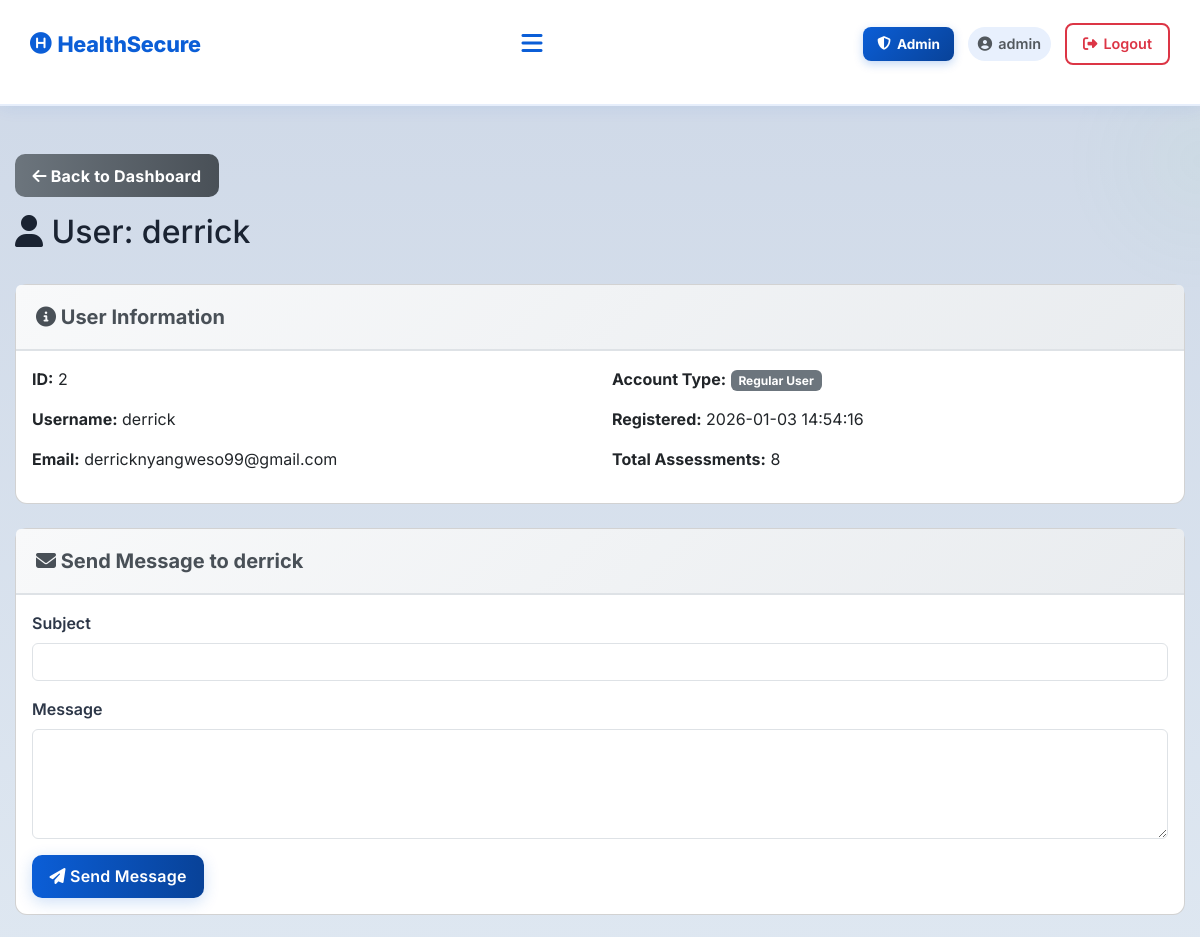
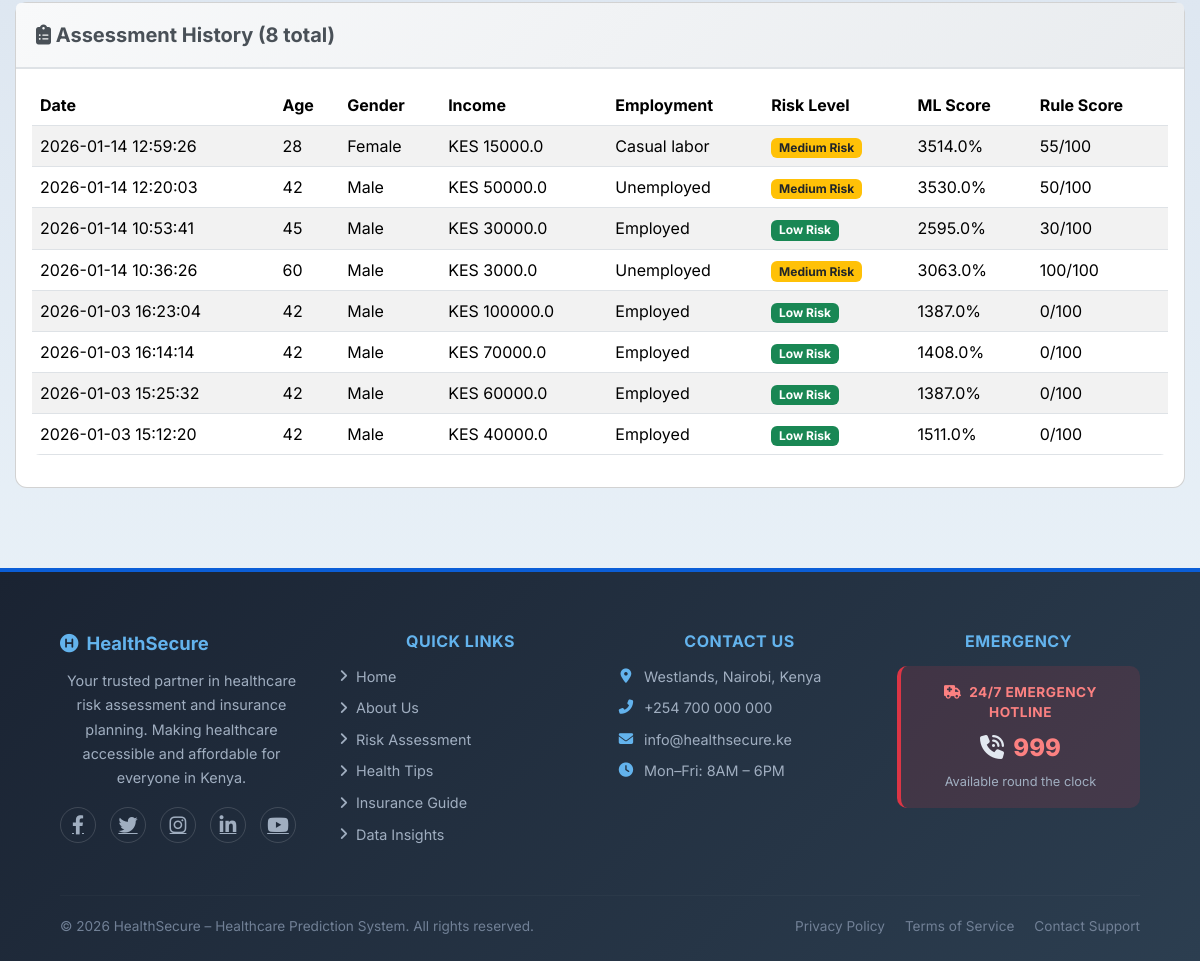
/admin/user/2 (signed in), run on the app's committed database (2 pictures, top to bottom).
### tables this page shows
CREATE TABLE users (
            id INTEGER PRIMARY KEY AUTOINCREMENT,
            username TEXT UNIQUE NOT NULL,
            email TEXT UNIQUE NOT NULL,
            password TEXT NOT NULL,
            created_at TIMESTAMP DEFAULT CURRENT_TIMESTAMP
        , is_admin INTEGER DEFAULT 0);

CREATE TABLE assessments (
            id INTEGER PRIMARY KEY AUTOINCREMENT,
            user_id INTEGER NOT NULL,
            age INTEGER,
            gender TEXT,
            marital_status TEXT,
            employment_status TEXT,
            income REAL,
            children INTEGER,
            education_level TEXT,
            residence_type TEXT,
            chronic_illness TEXT,
            family_size INTEGER,
            healthcare_knowledge TEXT,
            hospital_visit_gap REAL,
            routine_checkups INTEGER,
            cancer_screening INTEGER,
            dental_checkup INTEGER,
            mental_health_support INTEGER,
            risk_level TEXT,
            probability REAL,
            created_at TIMESTAMP DEFAULT CURRENT_TIMESTAMP, rule_based_score INTEGER DEFAULT 0, rule_based_category TEXT DEFAULT "Unknown",
            FOREIGN KEY (user_id) REFERENCES users (id)
        );

### app.py (the view)
@app.route('/admin/user/<int:user_id>')
@admin_required
def admin_view_user(user_id):
    conn = get_db_connection()
    user = conn.execute('SELECT * FROM users WHERE id = ?', (user_id,)).fetchone()
    if not user:
        flash('User not found!', 'danger')
        return redirect(url_for('admin_dashboard'))
    assessments = conn.execute('''
        SELECT * FROM assessments
        WHERE user_id = ?
        ORDER BY created_at DESC
    ''', (user_id,)).fetchall()
    conn.close()
    return render_template('admin_user_view.html',
                          username=session.get('username'),
                          user=user,
                          assessments=assessments)

### app.py (called while the page is built)
def get_db_connection():
    conn = sqlite3.connect(DATABASE)
    conn.row_factory = sqlite3.Row
    return conn

def is_admin():
    return bool(session.get('logged_in')) and session.get('is_admin', 0) == 1

def admin_required(f):
    from functools import wraps
    @wraps(f)
    def decorated_function(*args, **kwargs):
        if not session.get('logged_in'):
            flash('Please log in to access this page.', 'warning')
            return redirect(url_for('login'))
        if not is_admin():
            flash('Access denied. Admin privileges required.', 'danger')
            return redirect(url_for('index'))
        return f(*args, **kwargs)
    return decorated_function

### templates/admin_user_view.html (shortened to what this page needs)
{% extends 'base.html' %}
{% block extra_css %}
<link rel="stylesheet" href="{{ url_for('static', filename='css/admin.css') }}">
{% endblock %}
{% block content %}
<div class="container mt-5">
    <div class="row mb-4">
        <div class="col-12">
            <a href="{{ url_for('admin_dashboard') }}" class="btn btn-secondary mb-3">
                <i class="fas fa-arrow-left"></i> Back to Dashboard
            </a>
            <h2><i class="fas fa-user"></i> User: {{ user.username }}</h2>
        </div>
    </div>
    <div class="card mb-4">
        <div class="card-header">
            <h5><i class="fas fa-info-circle"></i> User Information</h5>
        </div>
        <div class="card-body">
            <div class="row">
                <div class="col-md-6">
                    <p><strong>ID:</strong> {{ user.id }}</p>
                    <p><strong>Username:</strong> {{ user.username }}</p>
                    <p><strong>Email:</strong> {{ user.email }}</p>
                </div>
                <div class="col-md-6">
                    <p><strong>Account Type:</strong>
                        {% if user.is_admin == 1 %}
                        <span class="badge bg-danger">Administrator</span>
                        {% else %}
                        <span class="badge bg-secondary">Regular User</span>
                        {% endif %}
                    </p>
                    <p><strong>Registered:</strong> {{ user.created_at }}</p>
                    <p><strong>Total Assessments:</strong> {{ assessments|length }}</p>
                </div>
            </div>
        </div>
    </div>
    <div class="card mb-4">
        <div class="card-header">
            <h5><i class="fas fa-envelope"></i> Send Message to {{ user.username }}</h5>
        </div>
        <div class="card-body">
            <form method="POST" action="{{ url_for('admin_send_message', user_id=user.id) }}">
                <div class="mb-3">
                    <label for="subject" class="form-label">Subject</label>
                    <input type="text" class="form-control" id="subject" name="subject" required>
                </div>
                <div class="mb-3">
                    <label for="message" class="form-label">Message</label>
                    <textarea class="form-control" id="message" name="message" rows="4" required></textarea>
                </div>
                <button type="submit" class="btn btn-primary">
                    <i class="fas fa-paper-plane"></i> Send Message
                </button>
            </form>
        </div>
    </div>
    <div class="card">
        <div class="card-header">
            <h5><i class="fas fa-clipboard-list"></i> Assessment History ({{ assessments|length }} total)</h5>
        </div>
        <div class="card-body">
            {% if assessments %}
            <div class="table-responsive">
                <table class="table table-striped table-hover">
                    <thead>
                        <tr>
                            <th>Date</th>
                            <th>Age</th>
                            <th>Gender</th>
                            <th>Income</th>
                            <th>Employment</th>
                            <th>Risk Level</th>
                            <th>ML Score</th>
                            <th>Rule Score</th>
                        </tr>
                    </thead>
                    <tbody>
                        {% for assessment in assessments %}
                        <tr>
                            <td>{{ assessment.created_at }}</td>
                            <td>{{ assessment.age }}</td>
                            <td>{{ assessment.gender }}</td>
                            <td>KES {{ assessment.income|round(0) }}</td>
                            <td>{{ assessment.employment_status }}</td>
                            <td>
                                {% if assessment.risk_level == 'High Risk' %}
                                <span class="badge bg-danger">{{ assessment.risk_level }}</span>
                                {% elif assessment.risk_level == 'Medium Risk' %}
                                <span class="badge bg-warning text-dark">{{ assessment.risk_level }}</span>
                                {% else %}
                                <span class="badge bg-success">{{ assessment.risk_level }}</span>
                                {% endif %}
                            </td>
                            <td>{{ (assessment.probability * 100)|round(1) }}%</td>
                            <td>{{ assessment.rule_based_score }}/100</td>
                        </tr>
                        {% endfor %}
                    </tbody>
                </table>
            </div>
            {% else %}
            <p class="text-muted">No assessments yet for this user.</p>
            {% endif %}
        </div>
    </div>
</div>
{% endblock %}

### static/css/base.css (style rules this page uses)
:root { --bg: #f6f9fc; --surface: #ffffff; --primary: #0b5ed7; --primary-dark: #084298; --primary-light: #e8f0fd; --accent: #28a745; --accent-light: #d4edda; --muted: #52585e; --text: #1a2332; --soft: #eef2f6; --glass: rgba(255,255,255,0.75); --card-shadow: 0 8px 30px rgba(2,12,27,0.08); --radius: 12px; --transition: all 0.25s ease; }
* { margin: 0; padding: 0; box-sizing: border-box; font-family: "Inter", "Segoe UI", system-ui, sans-serif; }
html { overflow-x: hidden; width: 100%; }
body { background: linear-gradient(180deg, #ced8e7 0%, #eef6fb 100%); color: var(--text); -webkit-font-smoothing: antialiased; -moz-osx-font-smoothing: grayscale; position: relative; min-height: 100vh; width: 100%; max-width: 100vw; overflow-x: hidden; }
body::before { content: ""; position: absolute; top: -7%; right: -7%; width: min(420px, 50vw); height: min(420px, 50vw); max-width: 100%; background: radial-gradient(circle at 30% 30%, rgba(4, 30, 68, 0.06), transparent 30%), radial-gradient(circle at 80% 70%, rgba(123,211,137,0.04), transparent 30%); pointer-events: none; z-index: 0; }
.btn { border-radius: 10px; padding: .6rem 1.1rem; font-weight: 700; letter-spacing: 0.2px; transition: transform .12s ease, box-shadow .12s ease, opacity .12s ease; }
.btn-primary, .btn-success { background: linear-gradient(90deg, var(--primary), var(--primary-dark)) !important; border: none !important; color: #ffffff !important; box-shadow: 0 4px 16px rgba(11,94,215,0.20); font-weight: 600; }
.btn-secondary { background: linear-gradient(90deg, #6c757d, #495057) !important; color: #ffffff !important; border: none !important; }
.card { border-radius: 12px; min-height: 100%; display: flex; flex-direction: column; }
.card-body { flex: 1; display: flex; flex-direction: column; }
.card-header { background: linear-gradient(135deg, #f8f9fa 0%, #e9ecef 100%); padding: 20px; border-bottom: 2px solid #dee2e6; }
.card-header h5 { margin: 0; color: #495057; font-weight: 700; }
.form-label { display: block; margin-bottom: 8px; font-weight: 600; color: #2d3748; }
.table { background: white; border-radius: 8px; overflow: hidden; }
h1, h2, h3, p { word-wrap: break-word; }
.container, .container-fluid { max-width: 100%; }
.container { max-width: 100%; padding-left: 15px; padding-right: 15px; }

### static/css/style.css (style rules this page uses)
:root { --bg: #f6f9fc; --surface: #ffffff; --primary: #0b5ed7; --primary-dark: #084298; --primary-light: #e8f0fd; --accent: #28a745; --muted: #52585e; --text: #1a2332; --soft: #eef2f6; --glass: rgba(255,255,255,0.75); --card-shadow: 0 8px 30px rgba(2,12,27,0.08); --radius: 12px; --transition: all 0.25s ease; }
* { margin: 0; padding: 0; box-sizing: border-box; font-family: "Inter", "Segoe UI", system-ui, sans-serif; }
html, body { overflow-x: hidden; max-width: 100%; }
body { background: linear-gradient(180deg, #ced8e7 0%, #eef6fb 100%); color: var(--text); -webkit-font-smoothing: antialiased; -moz-osx-font-smoothing: grayscale; position: relative; min-height: 100vh; width: 100%; }
body::before { content: ""; position: fixed; top: -7%; right: -7%; width: 420px; height: 420px; background: radial-gradient(circle at 30% 30%, rgba(4, 30, 68, 0.06), transparent 30%), radial-gradient(circle at 80% 70%, rgba(123,211,137,0.04), transparent 30%); pointer-events: none; z-index: 0; }
.btn { border-radius: 10px; padding: .6rem 1.1rem; font-weight: 700; letter-spacing: 0.2px; transition: transform .12s ease, box-shadow .12s ease, opacity .12s ease; }
.btn-primary, .btn-success { background: linear-gradient(90deg, var(--primary), var(--primary-dark)) !important; border: none !important; color: #ffffff !important; box-shadow: 0 4px 16px rgba(11,94,215,0.20); font-weight: 600; }
.btn-secondary { background: linear-gradient(90deg, #6c757d, #495057) !important; color: #ffffff !important; border: none !important; }
.card, .feature-card { border-radius: 12px; }
.card { min-height: 100%; display: flex; flex-direction: column; }
.card-body { flex: 1; display: flex; flex-direction: column; }
.table { background: white; border-radius: 8px; overflow: hidden; }
.btn-primary { background: var(--secondary); color: white; }
.table-responsive { overflow-x: auto; }
.card-header { background: linear-gradient(135deg, #f8f9fa 0%, #e9ecef 100%); padding: 20px; border-bottom: 2px solid #dee2e6; }
.card-header h5 { margin: 0; color: #495057; font-weight: 700; }
.form-label { display: block; margin-bottom: 8px; font-weight: 600; color: #2d3748; }

### static/css/admin.css (style rules this page uses)
.table-responsive { overflow-x: auto; }

### data on the page
users: username "derrick", id "2", email "derricknyangweso99@gmail.com", created_at "2026-01-03 14:54:16"
assessments: created_at "2026-01-14 12:59:26", age "28", gender "Female", income "15000.0", employment_status "Casual labor", risk_level "Medium Risk", (assessment.probability*100)|round(1) "3514.0", rule_based_score "55"
assessments: created_at "2026-01-14 12:20:03", age "42", gender "Male", income "50000.0", employment_status "Unemployed", risk_level "Medium Risk", (assessment.probability*100)|round(1) "3530.0", rule_based_score "50"
assessments: created_at "2026-01-14 10:53:41", age "45", gender "Male", income "30000.0", employment_status "Employed", risk_level "Low Risk", (assessment.probability*100)|round(1) "2595.0", rule_based_score "30"
assessments: created_at "2026-01-14 10:36:26", age "60", gender "Male", income "3000.0", employment_status "Unemployed", risk_level "Medium Risk", (assessment.probability*100)|round(1) "3063.0", rule_based_score "100"
assessments: created_at "2026-01-03 16:23:04", age "42", gender "Male", income "100000.0", employment_status "Employed", risk_level "Low Risk", (assessment.probability*100)|round(1) "1387.0", rule_based_score "0"
assessments: created_at "2026-01-03 16:14:14", age "42", gender "Male", income "70000.0", employment_status "Employed", risk_level "Low Risk", (assessment.probability*100)|round(1) "1408.0", rule_based_score "0"
assessments: created_at "2026-01-03 15:25:32", age "42", gender "Male", income "60000.0", employment_status "Employed", risk_level "Low Risk", (assessment.probability*100)|round(1) "1387.0", rule_based_score "0"
assessments: created_at "2026-01-03 15:12:20", age "42", gender "Male", income "40000.0", employment_status "Employed", risk_level "Low Risk", (assessment.probability*100)|round(1) "1511.0", rule_based_score "0"

### other printed values
{{ session.username }} "admin"
{{ assessments|length }} "8"
